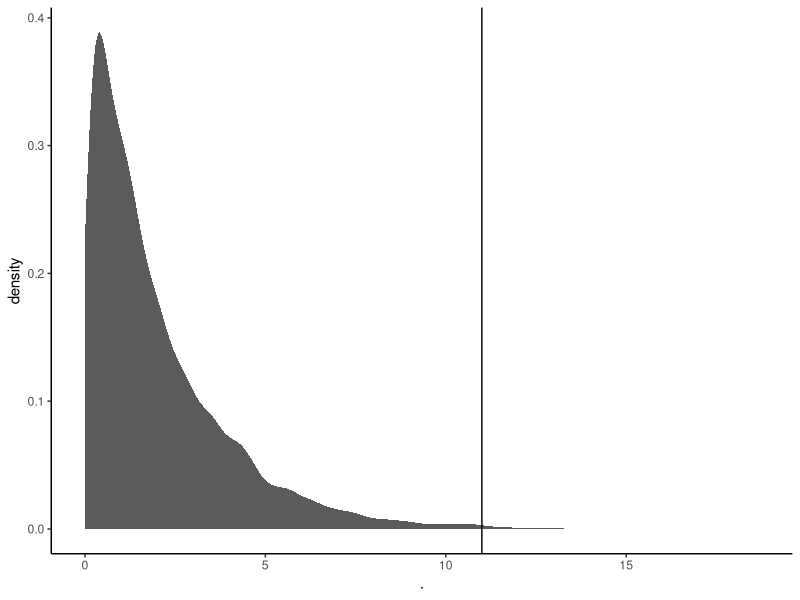
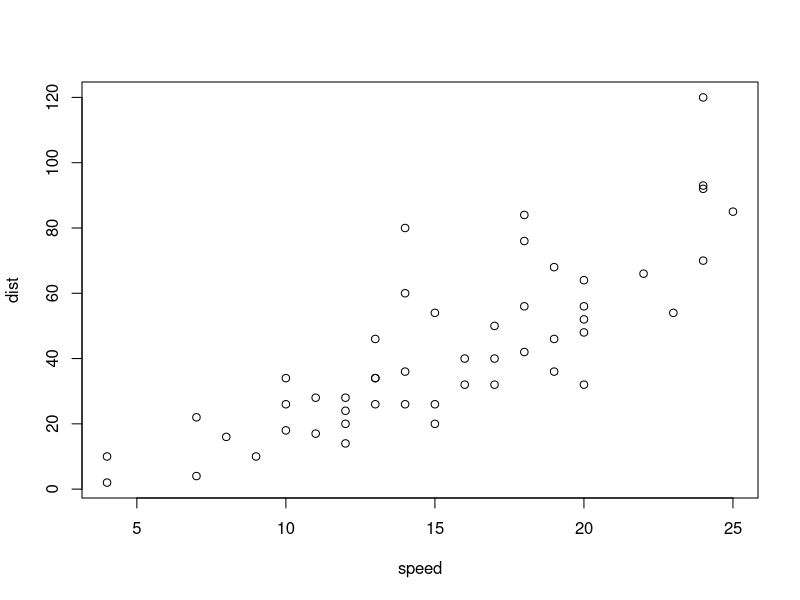
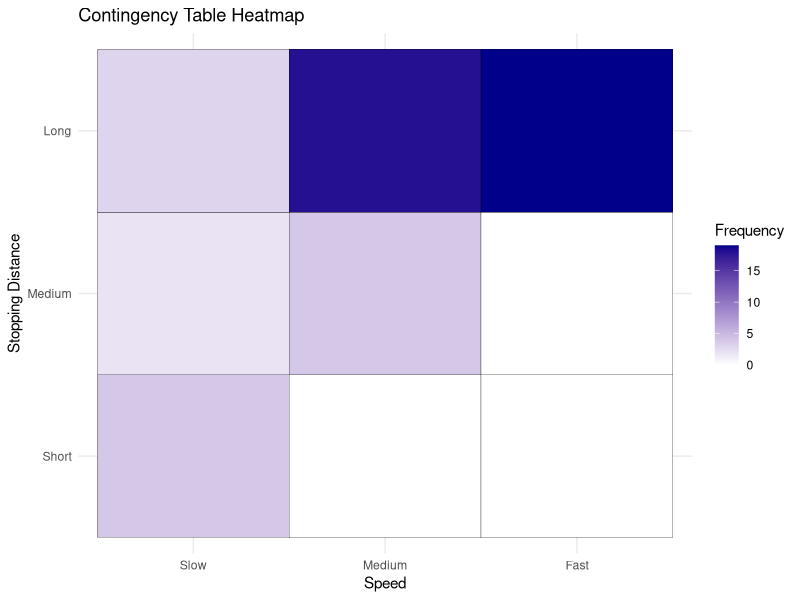

These figures' R source, in order:
## ---- chunk 1
knitr::opts_chunk$set(echo = TRUE)
## ---- chunk 2
library(ggplot2) 
library(tidyr)
library(dplyr)
library(readr)
library(readxl)
library(RColorBrewer)
library(viridis)
## ---- chunk 3
chisq.test(x = c(32, 54, 10), 
           p = c(0.25, 0.5, 0.25))
## ---- chunk 4
#don't worry about this chunck. It simulates a Chi-squared distribution of df = 2 and n = 10^4.
#The vertical line is x = 11, our observed Chi-squared in this experiment 
set.seed(666)
rchisq(n = 10^4, df = 2) %>% 
  as.data.frame() %>% 
  ggplot(aes(x = .)) +
  stat_density(size = 1.2, alpha = 0.8) +
  geom_vline(xintercept = 11) +
  theme_classic()
## ---- chunk 5
chisq.test(x = c(24, 48, 24), p = c(0.25, 0.5, 0.25))
## ---- chunk 6
chisq.test(x = c(7, 11, 2), p = c(0.25, 0.5, 0.25))
## ---- chunk 7
chisq.test(x = rbind(c(15000, 3000),
                     c(9000, 3000))) 
## ---- chunk 8
chisq.test(x = cbind(c(15000, 9000),
                     c(3000, 3000))) 
## ---- chunk 9
fisher.test(x = rbind(c(15000, 3000),
                     c(9000, 3000))) 
## ---- chunk 10
fisher.test(x = rbind(c(8, 2),
                      c(3, 7))) 
## ---- chunk 11
chisq.test(x = rbind(c(8, 2),
                      c(3, 7)))
## ---- chunk 12
fisher.test(x = rbind(c(40, 1960),
                      c(60, 9940)))
## ---- chunk 13
# Load the cars dataset
data(cars)

# plot the dataset
plot(cars)
## ---- chunk 14
# Categorize stopping distances into bins
# Let's say we divide stopping distances into three categories: short, medium, and long
bins <- c(0, 10, 20, max(cars$dist))
categories <- cut(cars$dist, breaks = bins, labels = c("Short", "Medium", "Long"))

#and the same for speed
bins2 <- c(0, 10, 17, max(cars$speed))
categories2 <- cut(cars$speed, breaks = bins2, labels = c("Slow", "Medium", "Fast"))

# Create a contingency table of speed and stopping distance categories
contingency_table <- table(categories2, categories)

#This is needed to make the heatmap
contingency_df <- as.data.frame.table(contingency_table)

# Plot heatmap using ggplot2
ggplot(contingency_df, aes(x = categories2, y = categories, fill = Freq)) +
  geom_tile(color = "black") +
  scale_fill_gradient(low = "white", high = "darkblue") +
  labs(title = "Contingency Table Heatmap",
       x = "Speed",
       y = "Stopping Distance",
       fill = "Frequency") +
  theme_minimal()
## ---- chunk 15
# Perform fisher.test
fisher_result <- fisher.test(contingency_table)

# Print the result
print(fisher_result)
## ---- chunk 16
# You will need to do two chisq.tests. put them here. 


## ---- chunk 17
# Load the diamonds dataset
data(diamonds)

# View the first few rows of the dataset
head(diamonds)

## ---- chunk 18
# Plot the frequency of cut and color. I recommend using ggplot2 and 'geom_bar'


# Perform Chi-square test


# Print the result


